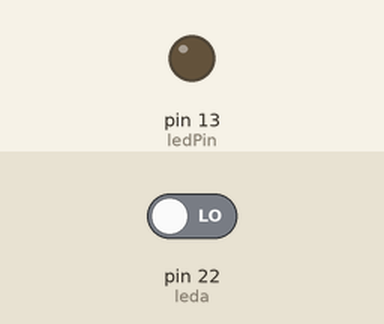
Bench run of a sketch on a simulated Arduino Mega 2560, built with avr-gcc and run on an emulated ATmega2560. Parts: output pins drawn as LEDs (lit = HIGH). Inputs (shaded band) come from the test bench; at power-on: pin 22 (leda) LOW.

Above: at 1.2 s.
1.3 s: pin 22 (leda) driven HIGH
At 1.7 s:
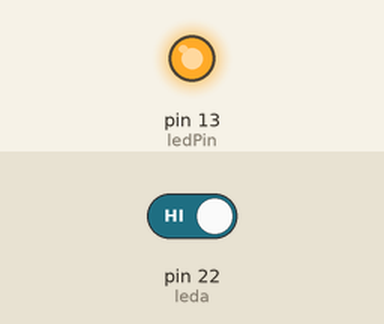
2.8 s: pin 22 (leda) driven LOW
At 4.1 s:
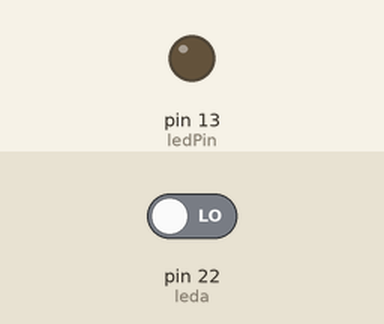
Timing chart, 0 to 5.8 s (numbered marks = the images above; inputs shaded):
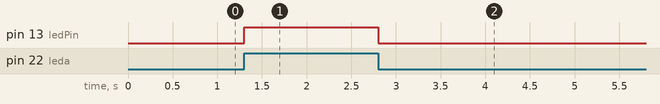

Measured:
- after the input at 1.3 s, pin 13 (ledPin): LOW → HIGH at once
- after the input at 2.8 s, pin 13 (ledPin): HIGH → LOW at once

The sketch:

5HumanDetection.ino
```cpp
int leda = 22;//定义雷达信号为CPU 22号引脚
int ledPin =  13;//定义绿色指示灯LED3为CPU 13号引脚
void setup() {
  pinMode(ledPin, OUTPUT);
  pinMode(leda, INPUT);
}
void loop()
{
  if (digitalRead(leda) == HIGH) //读取人体雷达感应信号，若为高电平
  {
    digitalWrite(ledPin, HIGH);//点亮指示灯
  }
  else {
    digitalWrite(ledPin, LOW);//熄灭指示灯
  }
}
```
